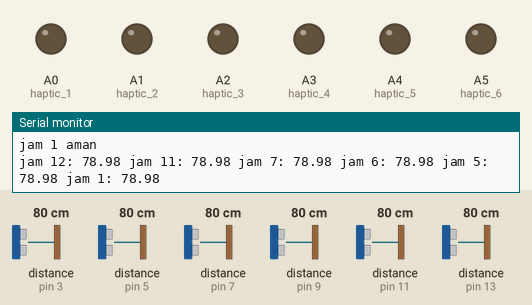
Simulated run of this sketch. Board: Arduino Mega 2560, built with avr-gcc and run on an emulated ATmega2560. Parts: output pins drawn as LEDs (lit = HIGH), the last lines printed to the serial monitor. Wiring (inferred from the names in the program): 6 × ultrasonic range finder: trigger pin 2, echo pin 3 / trigger pin 4, echo pin 5 / trigger pin 6, echo pin 7 / trigger pin 8, echo pin 9 / trigger pin 10, echo pin 11 / trigger pin 12, echo pin 13. The test bench sets the inputs (shaded band); at power-on: distance to the obstacle (sensors on pin 3, pin 5, pin 7, pin 9, pin 11, pin 13) 80 cm. The echo pulse lasts 58.3 µs per cm; pins used as bus, display or sensor lines are not drawn.

Above: at 2.9 s.
3.0 s: distance to the obstacle (sensor on pin 3) set to 55 cm
5.9 s: distance to the obstacle (sensor on pin 3) set to 47 cm
At 6.9 s:
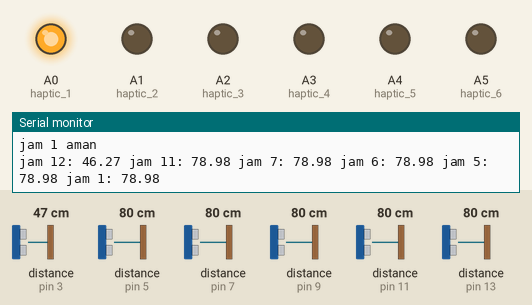
8.8 s: distance to the obstacle (sensor on pin 5) set to 56 cm
12.1 s: distance to the obstacle (sensor on pin 5) set to 46 cm
At 14.5 s:
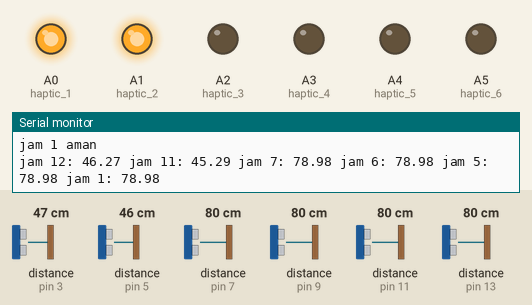
15.0 s: distance to the obstacle (sensor on pin 7) set to 53 cm
17.9 s: distance to the obstacle (sensor on pin 7) set to 48 cm
At 20.4 s:
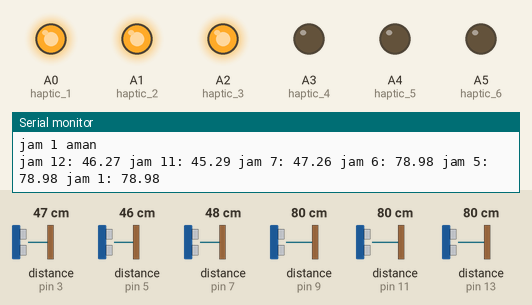
Timing chart, 0 to 21.9 s (numbered marks = the images above; inputs shaded):
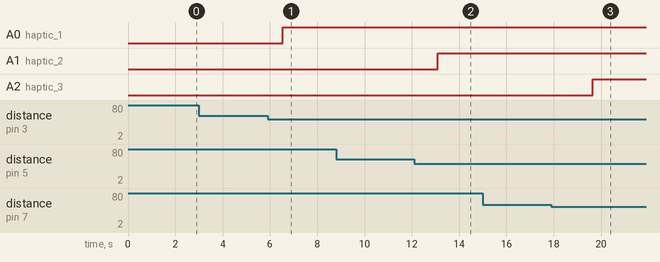

Measured:
- the behaviour switches between 51 and 50 cm on distance to the obstacle (sensor on pin 3) (found by bisection; images 0 and 1)
- the behaviour switches between 51 and 50 cm on distance to the obstacle (sensor on pin 5) (found by bisection; images 1 and 2)
- the behaviour switches between 51 and 50 cm on distance to the obstacle (sensor on pin 7) (found by bisection; images 2 and 3)
- after the input at 5.9 s, A0 (haptic_1): LOW → HIGH after 0.65 s
- after the input at 12.1 s, A1 (haptic_2): LOW → HIGH after 0.99 s
- after the input at 17.9 s, A2 (haptic_3): LOW → HIGH after 1.8 s

The sketch:

athlense.ino
```cpp
#include <SoftwareSerial.h>

SoftwareSerial mySerial(52, 53);

const int trig_1 = 2;
const int echo_1 = 3;

const int trig_2 = 4;
const int echo_2 = 5;

const int trig_3 = 6;
const int echo_3 = 7;

const int trig_4 = 8;
const int echo_4 = 9;

const int trig_5 = 10;
const int echo_5 = 11;

const int trig_6 = 12;
const int echo_6 = 13;

const int haptic_1 = A0;
const int haptic_2 = A1;
const int haptic_3 = A2;
const int haptic_4 = A3;
const int haptic_5 = A4;
const int haptic_6 = A5;


float distanceCM_1 = 0, resultCM_1 = 0;
float distanceCM_2 = 0, resultCM_2 = 0;
float distanceCM_3 = 0, resultCM_3 = 0;
float distanceCM_4 = 0, resultCM_4 = 0;
float distanceCM_5 = 0, resultCM_5 = 0;
float distanceCM_6 = 0, resultCM_6 = 0;


long Time_1, Time_2, Time_3, Time_4, Time_5, Time_6;
float hap_1, hap_2, hap_3, hap_4, hap_5, hap_6;
float Dist_1 = 50.0, Dist_2 = 50.0, Dist_3 = 50.0, Dist_4 = 50.0, Dist_5 = 50.0, Dist_6 = 50.0;
int total = 0, timer_cnt = 0;

void setup()
{
  Serial.begin(9600);
  mySerial.begin(115200);
  pinMode(trig_1, OUTPUT);
  pinMode(trig_2, OUTPUT);
  pinMode(trig_3, OUTPUT);
  pinMode(trig_4, OUTPUT);
  pinMode(trig_5, OUTPUT);
  pinMode(trig_6, OUTPUT);


  pinMode(echo_1, INPUT);
  pinMode(echo_2, INPUT);
  pinMode(echo_3, INPUT);
  pinMode(echo_4, INPUT);
  pinMode(echo_5, INPUT);
  pinMode(echo_6, INPUT);

  digitalWrite(trig_1, LOW);
  digitalWrite(trig_2, LOW);
  digitalWrite(trig_3, LOW);
  digitalWrite(trig_4, LOW);
  digitalWrite(trig_5, LOW);
  digitalWrite(trig_6, LOW);


  pinMode(haptic_1, OUTPUT);
  pinMode(haptic_2, OUTPUT);
  pinMode(haptic_3, OUTPUT);
  pinMode(haptic_4, OUTPUT);
  pinMode(haptic_5, OUTPUT);
  pinMode(haptic_6, OUTPUT);


}

void loop()
{
  total = 0;
  hap_1 = sensor_1();
  hap_2 = sensor_2();
  hap_3 = sensor_3();
  hap_4 = sensor_4();
  hap_5 = sensor_5();
  hap_6 = sensor_6();

  Serial.println("jam 12:");
  if (hap_1 <= Dist_1)
  {
    digitalWrite(haptic_1, HIGH);
    Serial.println("jam 12 ada halangan");
  }
  else
  {
    total += 1;
  }
  if (hap_1 > Dist_1)
  {
    digitalWrite(haptic_1, LOW);
    Serial.println("jam 12 aman");
    // displayParkingFee(1);
  }
  // lcd.setCursor(6, 0);
  Serial.println("jam 11:");
  if (hap_2 <= Dist_2)
  {
    digitalWrite(haptic_2, HIGH);
    Serial.println("jam 11 ada halangan");
  }
  else
  {
    total += 1;
  }
  if (hap_2 > Dist_2)
  {
    digitalWrite(haptic_2, LOW);
    Serial.println("jam 11 aman");
    // displayParkingFee(2);
  }
  // lcd.setCursor(12, 0);
  Serial.println("jam 7:");
  if (hap_3 <= Dist_3)
  {
    digitalWrite(haptic_3, HIGH);
    Serial.println("jam 7 ada halangan");
  }
  else
  {
    total += 1;
  }
  if (hap_3 > Dist_3)
  {
    digitalWrite(haptic_3, LOW);
    Serial.println("jam 7 aman");
    // displayParkingFee(3);
  }
  // lcd.setCursor(18, 0);
  Serial.println("jam 6:");
  if (hap_4 <= Dist_4)
  {
    digitalWrite(haptic_4, HIGH);
    Serial.println("jam 6 ada halangan");
  }
  else
  {
    total += 1;
  }
  if (hap_4 > Dist_4)
  {
    digitalWrite(haptic_4, LOW);
    Serial.println("jam 6 aman");
    // displayParkingFee(4);
  }

  Serial.println("jam 5:");
  if (hap_5 <= Dist_5)
  {
    digitalWrite(haptic_5, HIGH);
    Serial.println("jam 5 ada halangan");
  }
  else
  {
    total += 1;
  }
  if (hap_5 > Dist_5)
  {
    digitalWrite(haptic_5, LOW);
    Serial.println("jam 5 aman");
    // displayParkingFee(5);
  }
  // lcd.setCursor(0, 5);
  Serial.println("jam 1:");
  if (hap_6 <= Dist_6)
  {
    digitalWrite(haptic_6, HIGH);
    Serial.println("jam 1 ada halangan");
  }
  else
  {
    total += 1;
  }
  if (hap_6 > Dist_6)
  {
    digitalWrite(haptic_6, LOW);
    Serial.println("jam 1 aman");
    // displayParkingFee(6);
  }
  Serial.print("jam 12: ");
  Serial.print(hap_1);
  Serial.print(" jam 11: ");
  Serial.print(hap_2);
  Serial.print(" jam 7: ");
  Serial.print(hap_3);
  Serial.print(" jam 6: ");
  Serial.print(hap_4);
  Serial.print(" jam 5: ");
  Serial.print(hap_5);
  Serial.print(" jam 1: ");
  Serial.print(hap_6);
  delay(2000);
}

float sensor_1(void)
{
  digitalWrite(trig_1, HIGH);
  delayMicroseconds(10);
  digitalWrite(trig_1, LOW);
  Time_1 = pulseIn(echo_1, HIGH);
  distanceCM_1 = Time_1 * 0.034;
  return resultCM_1 = distanceCM_1 / 2;
}

float sensor_2(void)
{
  digitalWrite(trig_2, HIGH);
  delayMicroseconds(10);
  digitalWrite(trig_2, LOW);
  Time_2 = pulseIn(echo_2, HIGH);
  distanceCM_2 = Time_2 * 0.034;
  return resultCM_2 = distanceCM_2 / 2;
}

float sensor_3(void)
{
  digitalWrite(trig_3, HIGH);
  delayMicroseconds(10);
  digitalWrite(trig_3, LOW);
  Time_3 = pulseIn(echo_3, HIGH);
  distanceCM_3 = Time_3 * 0.034;
  return resultCM_3 = distanceCM_3 / 2;
}

float sensor_4(void)
{
  digitalWrite(trig_4, HIGH);
  delayMicroseconds(10);
  digitalWrite(trig_4, LOW);
  Time_4 = pulseIn(echo_4, HIGH);
  distanceCM_4 = Time_4 * 0.034;
  return resultCM_4 = distanceCM_4 / 2;
}

float sensor_5(void)
{
  digitalWrite(trig_5, HIGH);
  delayMicroseconds(10);
  digitalWrite(trig_5, LOW);
  Time_5 = pulseIn(echo_5, HIGH);
  distanceCM_5 = Time_5 * 0.034;
  return resultCM_5 = distanceCM_5 / 2;
}

float sensor_6(void)
{
  digitalWrite(trig_6, HIGH);
  delayMicroseconds(10);
  digitalWrite(trig_6, LOW);
  Time_6 = pulseIn(echo_6, HIGH);
  distanceCM_6 = Time_6 * 0.034;
  return resultCM_6 = distanceCM_6 / 2;
}
```
